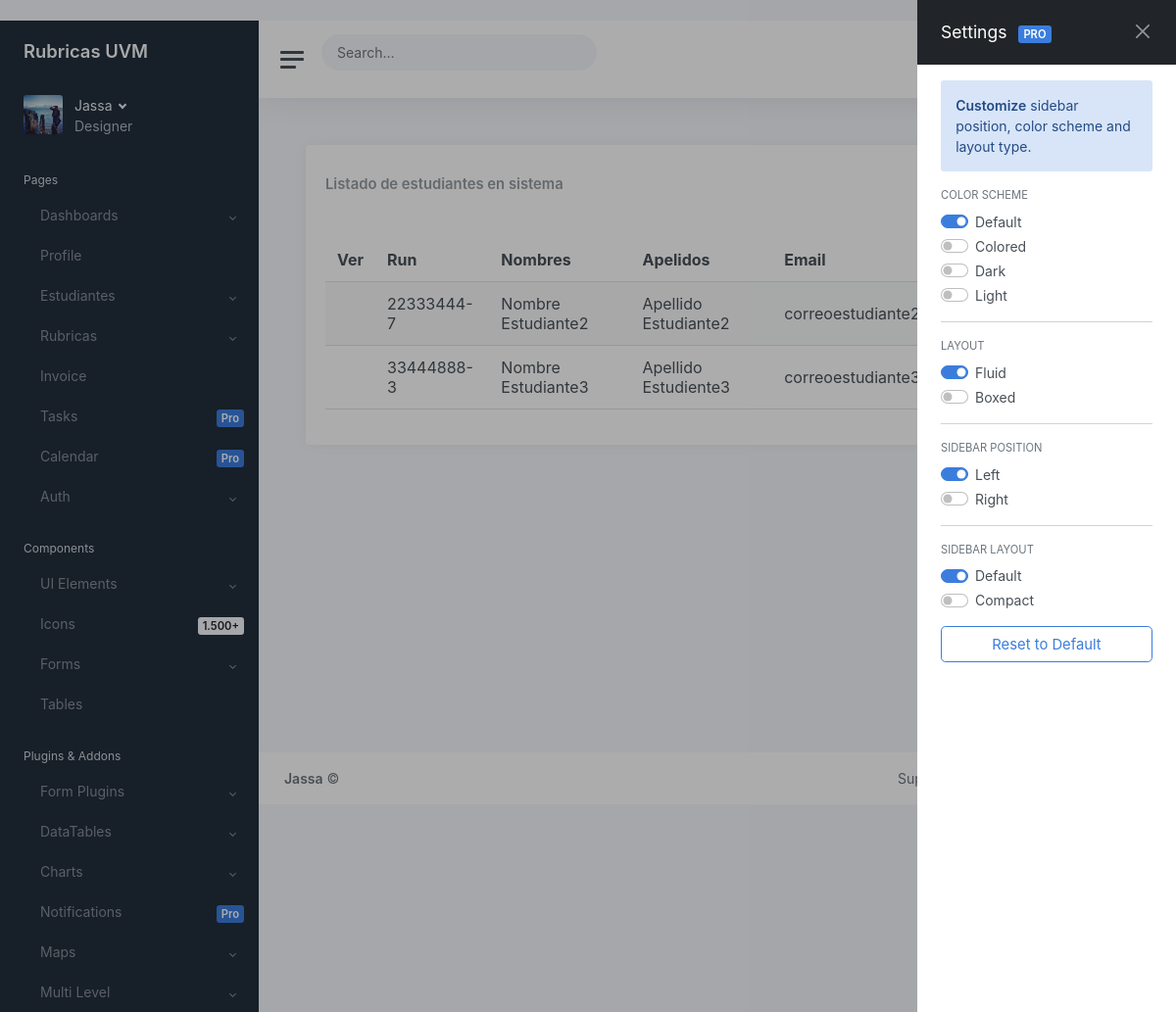
The page /students_list (signed in) on the database as committed earlier.
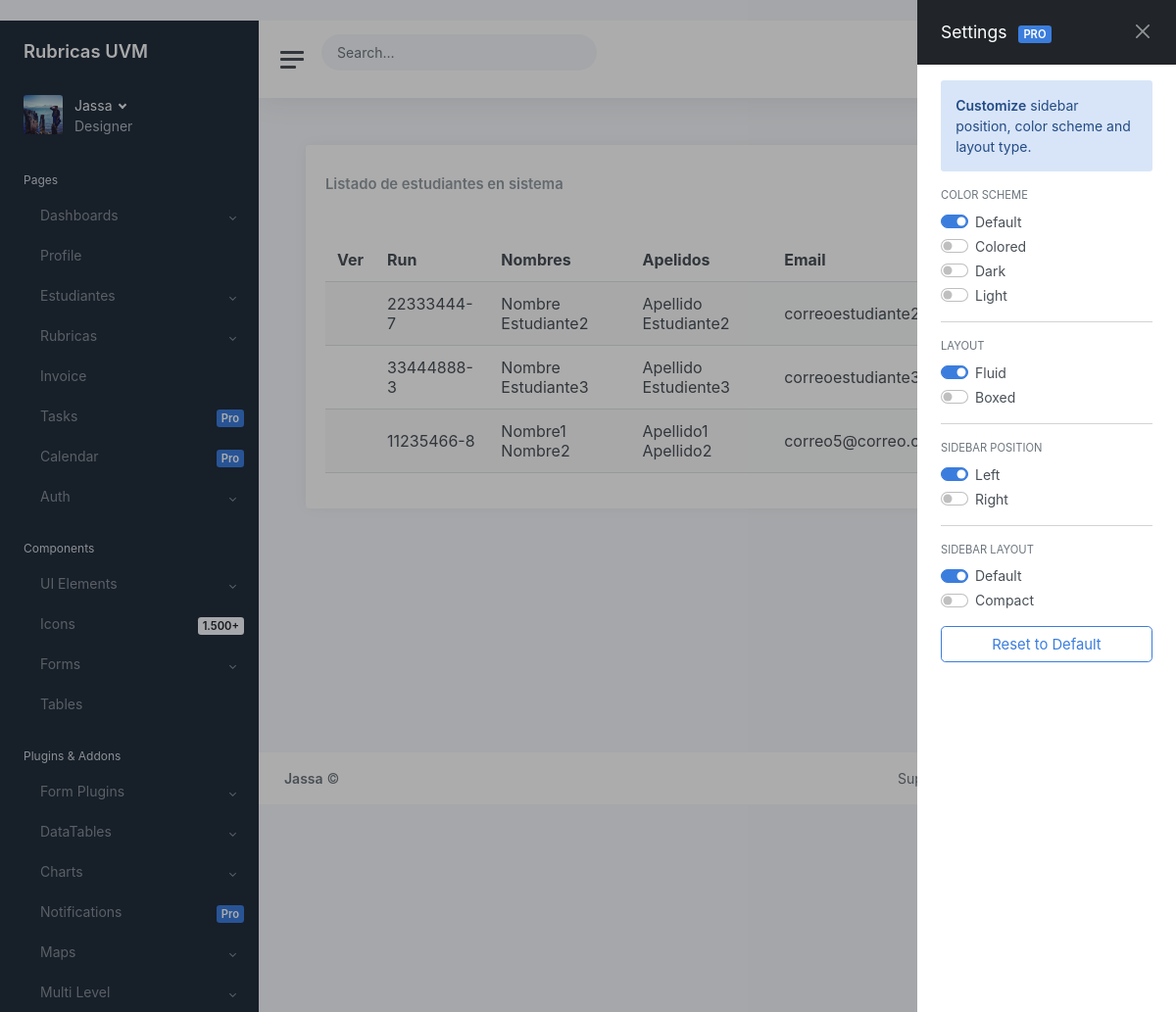
The same page on the database as committed later.
### main/models.py (models this page shows)
class Estudiante(models.Model):
    run = models.CharField(max_length=20)
    email = models.EmailField(max_length=50)
    names = models.CharField(max_length=50)
    surenames = models.CharField(max_length=50)
    adress = models.CharField(max_length=250)
    city = models.CharField(max_length=20)
    fono = models.CharField(max_length=10)

### main/views.py (the view)
# urls.py: path('students_list',views.students_list, name='students_list'),
def students_list(request):
    usuario = Usuario.get_usuario(request)
    estudiantes = Estudiante.objects.all()
    return render(request, 'students_list.html', {'usuario':usuario, 'estudiantes':estudiantes})

### main/models.py (called while the page is built)
    @staticmethod
    def get_usuario(request):
        user = request.user
        usuario = Usuario.objects.get(user = user)
        return usuario

### templates/students_list.html (shortened to what this page needs)
{% extends 'base_templates/base.html' %}
{% load static %}
{% block content %}
    <main class="content">
        <div class="container-fluid p-0">
            <div class="row">
                <div class="col-12">
                    <div class="card">
                        <div class="card-header">
                            <h5 class="card-title pt-3">Listado de estudiantes en sistema</h5>
                        </div>
                        <div class="card-body">
                            <table id="datatables-reponsive" class="table table-striped" style="width:100%">
                                <thead>
                                    <tr>
                                        <th>Ver</th>
                                        <th>Run</th>
                                        <th>Nombres</th>
                                        <th>Apelidos</th>
                                        <th>Email</th>
                                        <th>Opciones</th>
                                    </tr>
                                </thead>
                                <tbody>
                                    {% for estudiante in estudiantes %}
                                        <tr>
                                            <td class="text-center">
                                            </td>
                                            <td>{{ estudiante.run }}</td>
                                            <td>{{ estudiante.names | title }}</td>
                                            <td>{{ estudiante.surenames | title }}</td>
                                            <td>{{ estudiante.email }}</td>
                                            <td class="text-center">
                                            </td>
                                        </tr>
                                    {% endfor %}
                                </tbody>
                            </table>
                        </div>
                    </div>
                </div>
            </div>
        </div>
    </main>
{% endblock %}

Rows that differ between the two databases and show on the page:
added Estudiante: run "11235466-8", names "Nombre1 Nombre2", surenames "Apellido1 Apellido2", email "correo5@correo.cl"
